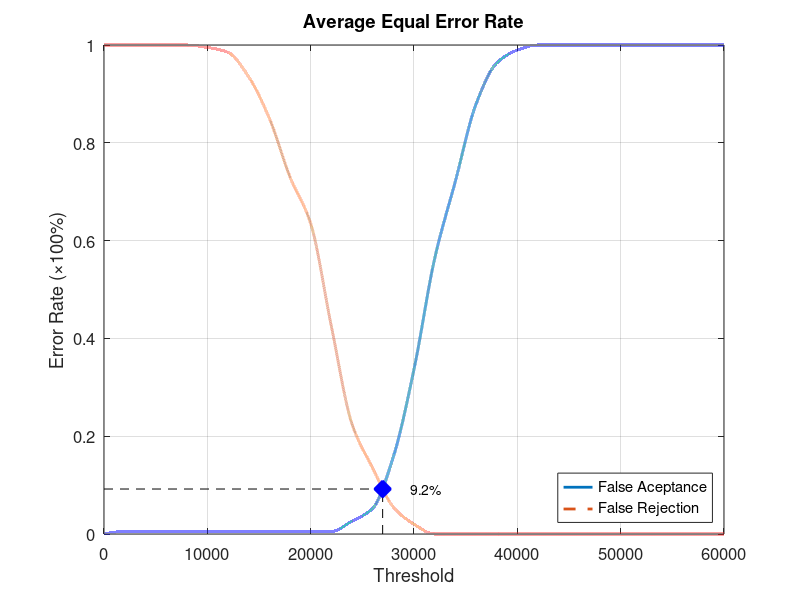
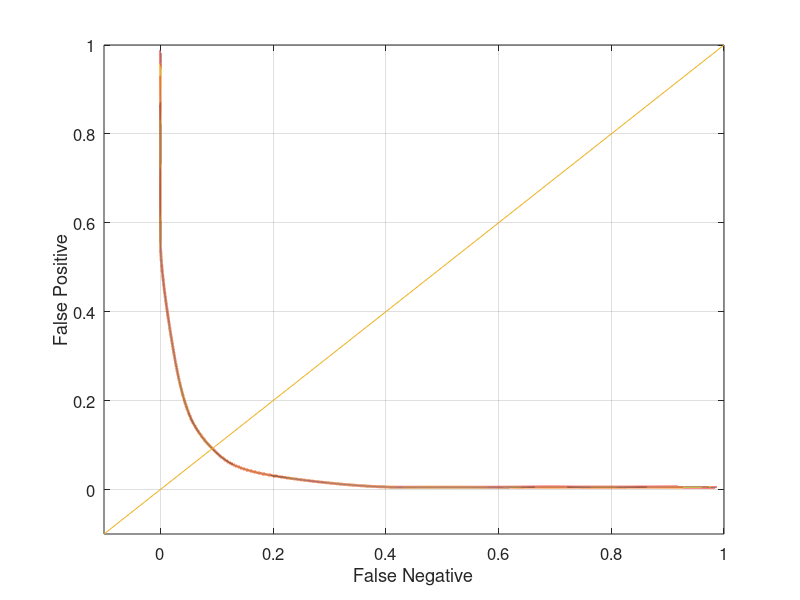

MATLAB code to generate these figures, in order:
function yEER = Database2_4
close all;
clear;
clc;
x = 0:2000:60000;
xq = 0:0.5:60000;

y0 = [0 0.00526316 0.00526316 0.00526316 0.00526316 0.00526316 0.00526316 0.00526316 0.00526316 0.00526316 0.00526316 0.00526316 0.0263158 0.0526316 0.157895 0.336842 0.563158 0.721053 0.878947 0.963158 0.989474 1 1 1 1 1 1 1 1 1 1];
yy0 = interp1(x, y0, xq, 'pchip');
y1 = [1 1 1 1 1 0.995 0.985 0.935 0.85 0.73 0.635 0.425 0.225 0.135 0.055 0.02 0 0 0 0 0 0 0 0 0 0 0 0 0 0 0];
yy1 = interp1(x, y1, xq, 'pchip');

% Calculating EER: 
y2 = abs(y0 - y1);
find(y2 == min(y2))
yy2 = abs(yy0 - yy1);
xEER = find(yy2 == min(yy2));
xEERIndex = xq(xEER) % X-axis EER
yEER = yy0(xEER) % Y-axis EER

main = figure
plot(xq, yy0,'-','LineWidth', 2);	hold on
plot(xq, yy1,'--','LineWidth', 2);	hold on
plot([xEERIndex xEERIndex], [0 yEER], 'k--');	hold on
plot([0 xEERIndex], [yEER yEER], 'k--');	hold on
plot(xEERIndex, yEER, 'bx', 'LineWidth', 10);	hold on
text(xEERIndex + 10 * xEERIndex / 100, yEER, [num2str(round((10000 * yEER)) / 100) '%'])
legend('False Aceptance', 'False Rejection', 'Location', 'SouthEast')
xlabel('Threshold')
ylabel('Error Rate (\times100%)')
title('Average Equal Error Rate')
set(gca, 'FontSize', 12)
axis([0 60000 0 1])
grid on

print(main, 'Database2_4Main', '-dpng');
FNRxFPR = figure('Color', [1 1 1]);
plot(yy1, yy0, '-', yy1, yy0, 'LineWidth', 2);
hold on
y = -0.1:0.1:1
plot(y, y); 
set(gca, 'FontSize', 12)
xlabel('False Negative')
ylabel('False Positive')
axis([-0.1 1 -0.1 1])
set(gca, 'FontSize', 12)
grid on

print(FNRxFPR, 'Database2_4FNRxFPR','-dpng');
end
